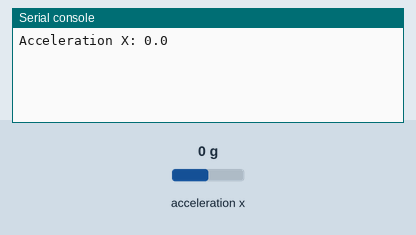
Recording of a program running on a simulated MicroPython board. Shown: the last lines printed to the serial console. The test bench sets the inputs (shaded band); at power-on: acceleration x 0 g.

Above: at 1.2 s.
1.3 s: acceleration x set to -1.4 g
At 1.3 s:
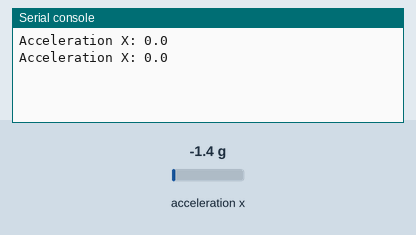
2.8 s: acceleration x set to -0.8 g
At 4.1 s:
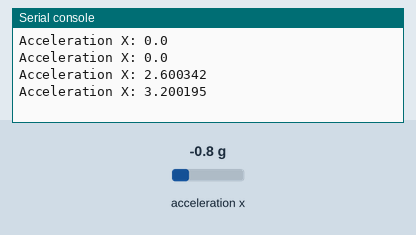
Timing chart, 0 to 5.8 s (numbered marks = the images above; inputs shaded):
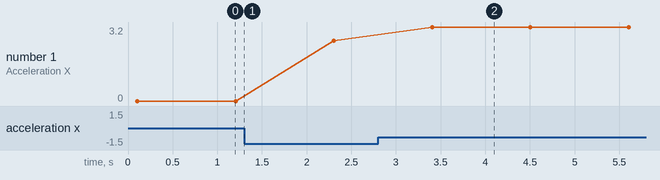

Measured:
- after the input at 2.8 s, the serial console: prints a new line after 0.61 s (image 2)
- plotted number 1: 0 → 2.6 after the input at 1.3 s, 2.6 → 3.2 after the input at 2.8 s

The program:

LIS2DH12.py
```python
from machine import I2C, Pin
import time
# LIS2DH12 device address
LIS2DH12_ADDRESS = 0x19

# LIS2DH12 register addresses
LIS2DH12_WHO_AM_I = 0x0F
LIS2DH12_CTRL_REG1 = 0x20
LIS2DH12_OUT_X_L = 0x28

# Initialize I2C bus
i2c = I2C(scl=Pin(14), sda=Pin(4))

# Check if LIS2DH12 is connected
def detect_LIS2DH12():
    devices = i2c.scan()
    return LIS2DH12_ADDRESS in devices

def read_acceleration():
    # Read WHO_AM_I register to verify communication with the sensor
    who_am_i = i2c.readfrom_mem(LIS2DH12_ADDRESS, LIS2DH12_WHO_AM_I, 1)[0]
    if who_am_i == 0x33:  # Check if WHO_AM_I value matches expected value
        # Configure CTRL_REG1 to enable the sensor
        i2c.writeto_mem(LIS2DH12_ADDRESS, LIS2DH12_CTRL_REG1, b'\x47')
        time.sleep_ms(100)  # Allow some time for sensor to stabilize

        # Read acceleration data from X-axis
        x_acc_bytes = i2c.readfrom_mem(LIS2DH12_ADDRESS, LIS2DH12_OUT_X_L | 0x80, 2)
        x_acc = (x_acc_bytes[1] << 8) | x_acc_bytes[0]  # Combine low and high bytes for X-axis acceleration
        # Convert raw data to acceleration in g (assuming full-scale range of +/-2g)
        acceleration_x = x_acc / 16384.0
        return acceleration_x
    else:
        return None

# Main code
if detect_LIS2DH12():
    while True:
        acceleration_x = read_acceleration()
        if acceleration_x is not None:
            print("Acceleration X:", acceleration_x)
        else:
            print("Error: Unable to communicate with LIS2DH12")
        time.sleep(1)  # Delay before next reading
else:
    print("LIS2DH12 not found")
```
